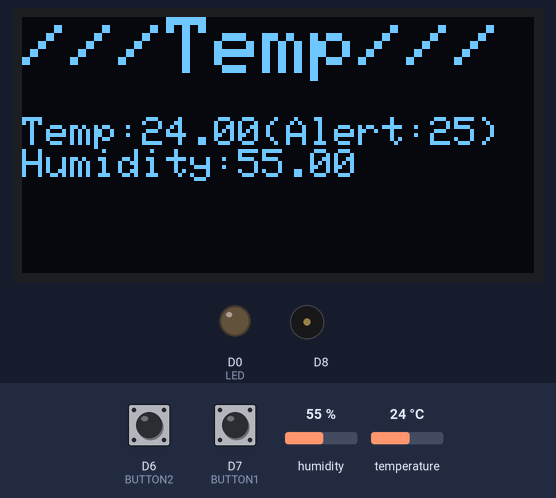
The sketch below on a simulated ESP8266 (NodeMCU). On the bench: 128×64 one-colour display, output pins drawn as LEDs (lit = HIGH), buzzer (waves = sounding). The inputs (shaded band) are chosen by the test bench; at power-on: temperature 24 °C, D6 (BUTTON2) HIGH, humidity 55 %, D7 (BUTTON1) HIGH. What the sketch prints to the serial monitor is not drawn.

Above: at 1.3 s.
1.4 s: temperature set to 28 °C
At 3.9 s:
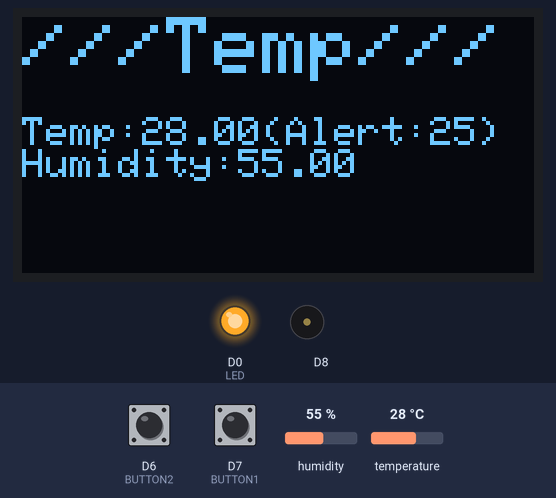
4.2 s: D6 (BUTTON2) pulled LOW for 1 s
At 4.34 s:
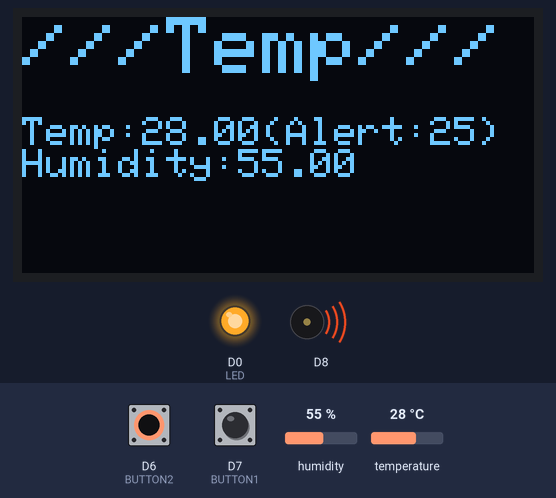
6.7 s: humidity set to 22 %
At 9.1 s:
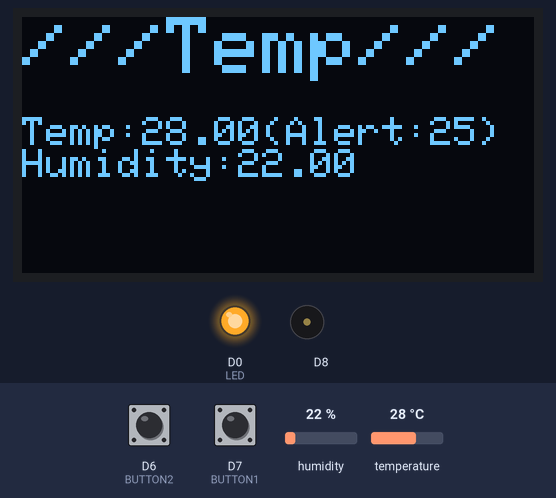
10.0 s: D7 (BUTTON1) pulled LOW for 0.3 s
At 10.17 s:
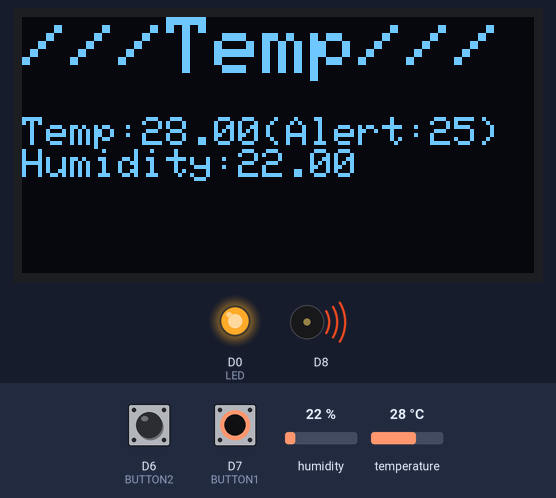
11.8 s: humidity set to 40 %
At 13.1 s:
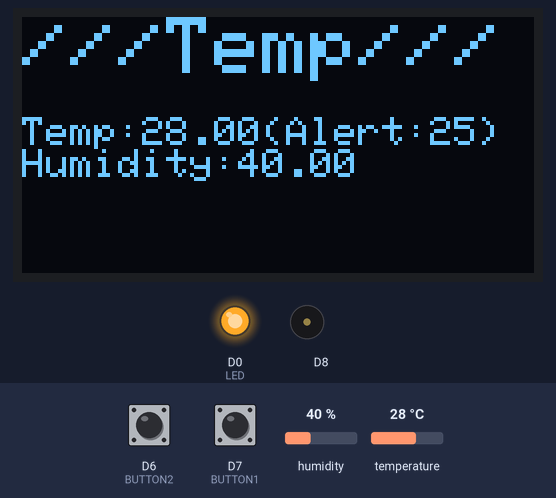
14.3 s: temperature set to 26 °C
16.4 s: temperature set to 23 °C
At 18.7 s:
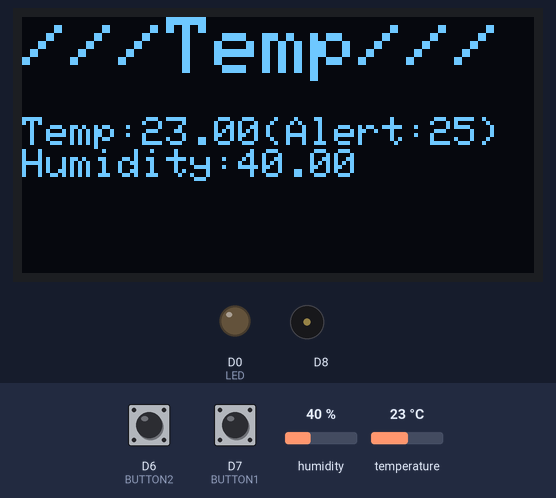
Timing chart, 0 to 20.0 s (numbered marks = the images above; inputs shaded):
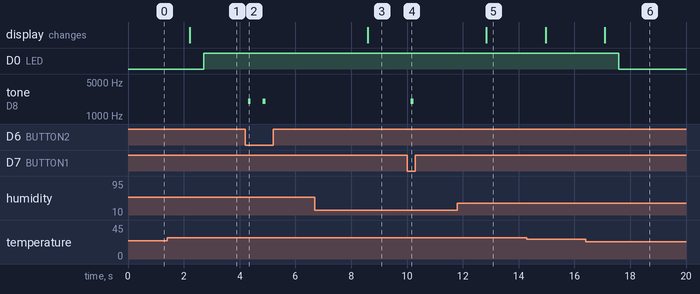

Measured:
- the behaviour switches between 25 and 24 °C on temperature (found by bisection; images 5 and 6)
- after the input at 1.4 s, D0 (LED): LOW → HIGH after 1.3 s; the display: changes after 0.81 s (image 1)
- after the input at 4.2 s, tone on D8: alternates 2000 Hz for 0.10 s and silent for 0.43 s, 4 changes in all, then stays silent, starting after 0.11 s
- after the input at 6.7 s, the display: changes after 1.9 s (image 3)
- after the input at 10.0 s, tone on D8: silent → 2000 Hz after 0.14 s, → silent 0.10 s later
- after the input at 11.8 s, the display: changes after 1.0 s (image 5)
- after the input at 16.4 s, D0 (LED): HIGH → LOW after 1.2 s; the display: changes after 0.70 s (image 6)

The sketch:

Complete.ino
```cpp
#include <Wire.h>
#include <SPI.h>
#include <Adafruit_GFX.h>
#include <Adafruit_SSD1306.h>
Adafruit_SSD1306 OLED(-1);

#define BUTTON1 D7
#define BUTTON2 D6
#define LED D0

#include "DHT.h"
#define DHTPIN 2
#define DHTTYPE DHT11
DHT dht(DHTPIN, DHTTYPE);
float t;
float h;
int Mode = 0;
bool sw,sw2 = true;
const long interval = 3000;
unsigned long previousMillis = 0;
int Count = 25;

void setup() {
  Serial.begin(9600);
  OLED.begin(SSD1306_SWITCHCAPVCC, 0x3C);
  pinMode(BUTTON1,INPUT);
  pinMode(BUTTON2,INPUT);
  pinMode(LED,OUTPUT);
}

void loop() {
  t = dht.readTemperature();
  h = dht.readHumidity();
  Serial.print("Temp :");
  Serial.println(t);
  Serial.print("Humidity :");
  Serial.println(h);
  sw = digitalRead(BUTTON1);
  sw2 = digitalRead(BUTTON2);
  Serial.print("Mode =");
  Serial.println(Mode);
  Serial.print("Status =");
  Serial.println(sw);
  if(digitalRead(BUTTON1)== 0){
    tone(D8,2000,100);
  }
  if(digitalRead(BUTTON2)== 0){
    tone(D8,2000,100);
  }
  if(Mode == 0){
    TempMode();
  }
  if(Mode == 1){
    SettingMode();
  }
  if(t >= Count){
  digitalWrite(LED,HIGH);
  }else{
    digitalWrite(LED,LOW);
  }

  unsigned long currentMillis = millis();
  if (sw == 0){
    previousMillis = currentMillis;
    while (digitalRead(BUTTON1)== 0){
      currentMillis = millis();
      delay(100);
      if (currentMillis - previousMillis >= interval){
        if(Mode == 0){
          Mode = 1;
          SettingMode();
        }else if(Mode == 1){
          Mode = 0;
          TempMode();
        }
        while (digitalRead(BUTTON1)==0){
          delay(10);
        }
     }
   }
 }
}

void TempMode() {
  OLED.clearDisplay();
  OLED.setTextColor(WHITE);
  OLED.setCursor(0, 0);
  OLED.setTextSize(2);
  OLED.println("///Temp///");
  OLED.setCursor(0, 25);
  OLED.setTextSize(1);
  OLED.print("Temp:");
  OLED.print(t);
  OLED.print("(Alert:");
  OLED.print(Count);
  OLED.println(")");
  OLED.print("Humidity:");
  OLED.println(h);
  OLED.display();
  delay(500);
}
void SettingMode() {
  OLED.clearDisplay();
  OLED.setTextColor(WHITE);
  OLED.setCursor(0, 0);
  OLED.setTextSize(2);
  OLED.println("/Setting/");
  OLED.setCursor(0, 25);
  OLED.setTextSize(1);
  OLED.print("Temp:");
  OLED.print(Count);
  OLED.println("(Setting)");
  OLED.print("Humidity:");
  OLED.println(h);
  OLED.display();
  delay(500);
  if(sw2 == 0){
    Count = Count +1;
    delay(100);
  }
  if(Count > 30){
    Count = 25;
  }
}
```
